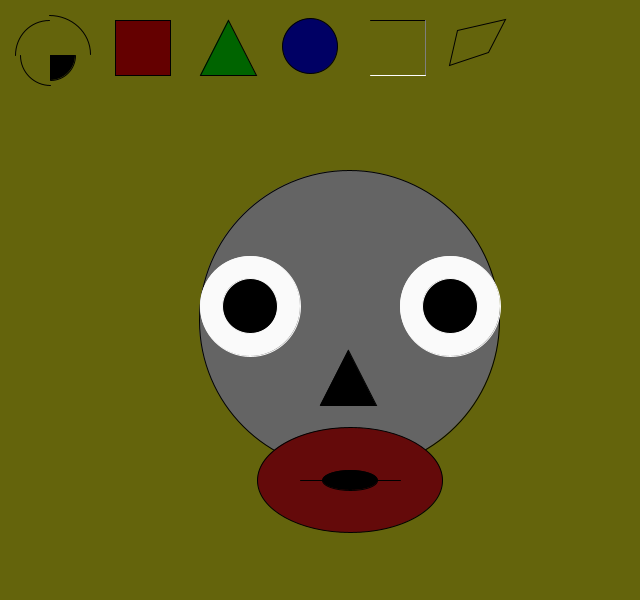
Frame 1 (no input)
Frame 60 (the mouse pressed at the canvas centre just before this capture): identical to frame 1, image omitted
Frame 120 (the mouse held since frame 60 and released just before this capture): identical to frame 1, image omitted

The Processing sketch that drew this single still picture (run headless with seeded random() and noise(); from frame 60 on, the mouse is pressed at the canvas centre):

// Processing sketch: processing_13441
// ── processing_13441.pde

void setup(){
  size(640,600);
}

void draw(){
 background(100,100,12);
 
  
  stroke(0);
  fill(100,100,100);
  ellipse(349, 320, 300, 300);
  
  stroke(0);
  fill(100,10,10);
  ellipse(350, 480, 185, 105);
  
  stroke(250);
  fill(250,250,250); 
  ellipse(250, 306, 100, 100);
  ellipse(450, 306, 100, 100);
  
  fill(0,0,0); 
  ellipse(250, 306, 55, 55);
  ellipse(450, 306, 55, 55);
  
  stroke(0);
  triangle(320, 405, 348, 350, 376, 405);
  
  
  line(300, 480, 400, 480);
  ellipse(350, 480, 55, 20);
  
  

  
  


  

arc(50, 55, 50, 50, 0, PI/2);
noFill();
arc(50, 55, 60, 60, PI/2, PI);
arc(50, 55, 70, 70, PI, TWO_PI-PI/2);
arc(50, 55, 80, 80, TWO_PI-PI/2, TWO_PI);

quad(457, 30, 505, 19, 488, 52, 449, 65);
fill(100,0,0);

rect(115, 20, 55, 55);
fill(0,100,0);

triangle(200, 75, 228, 20, 256, 75);

fill(0,0,100);
ellipse(310, 46, 55, 55);

line(370, 20, 425, 20);
stroke(126);
line(425, 20, 425, 75);
stroke(255);
line(425, 75, 370, 75);





  println("x: " + mouseX + "y: " + mouseY);
}
